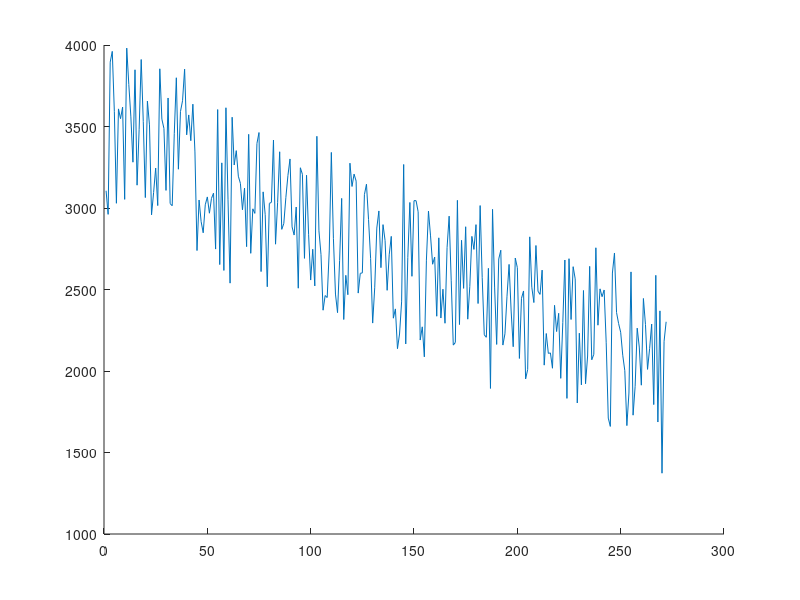

MATLAB code for this plot: (Note: this script raises an error after producing the figure.)
%% Caffeine Reaction Times Plot %%

% Project Summary:
    % This project analyzed the relationship between caffeine and reaction
    % times. Three participants were exposed to three different levels of
    % caffeine (in milligrams): 400 mg, 200 mg, and a control participant
    % that was not exposed to any caffeine. 
    
% Script Summary:
    % The purpose of this script is to import the data gathered from the
    % experiment described above, remove invalid trials, and then plot 
    % the valid data into a trace plot. This trace plot will serve as the
    % only output.

% Author:           Mystery (Wo)Man        
% Contact Email:    mystery(wo)man@nyu.edu
% Date Created:     06/08/2019 (mm/dd/yyyy)

% Revision History (date format: mm/dd/yyyy)

% Revision #: Original
% Date              % Author        % Description
% 06/08/2019        % M. (Wo)Man    % Script was created

%% 0 ~ Loading the Data & Intializing Variables

% 0.a ~ Tabula Rasa
clear all   % Clear memory
close all   % Close open figures
clc         % Clear command window

% 0.b ~ Load Data into Workspace
load('Assignment1_data.mat')

% The Variables Being Loaded:
    % Participant response times (in ms) when exposed to different
    % conditions are captured in the below variables:
        % data_caffeine_200     = response times when exposed to 200mgs of caffeine 
        % data_caffeine_400     = response times when exposed to 400mgs of caffeine
        % data_caffeine_control = response times from the control group
    % In order to control for participant anticipation effects, the
    % experimenter randomized the onset of stimulus (aka 'trigger times'). This 
    % measure (in ms) was captured in the below variables:
        % stimTime_caffeine_200     = stimulus presentation delay for 200mg condition
        % stimTime_caffeine_400     = stimulus presentation delay for 400mg condition
        % stimTime_caffeine_control = stimulus presentation delay for the control condition

% 0.c ~ Set up prior variables
numTrials   = 300       ;   % The total amount of trials

% 0.d ~ Graphing Variables - Properties for the final plot
lW          = 1         ;   % Line width for each trace line in final graph
fS          = 14        ;   % General fontsize for final graph
startPoint  = 0         ;   % Start point for x-axis in final graph
xhair       = 5         ;   % x-axis graphing property to add space between plotted lines and graph edge
yhair       = 250       ;   % y-axis graphing property to add space between plotted lines and graph edge

%% 1 Compute Reaction Times (per trial and participant)

% As the experimenter randomized the onset of stimulus
% presentation, sometimes the participant "jumped the gun" reacting
% before the stimulus had even been presented. By removing the the
% stimulus onset time, we can see the participants real reaction times.

% 1.a ~ General Reaction Time (RT) Variable Form
    % reactionTimeXXX = overall response time (for given trial) - time delay of stimulus trigger  

reactionTime200     = data_caffeine_200 - stimTime_caffeine_200 ;   % For 200mg participant/condition
reactionTime400     = data_caffeine_400 - stimTime_caffeine_400 ;   % For 400mg participant/condition
reactionTimeControl = data_control - stimTime_control           ;   % For control participant/condition

%% 2 Identifying Valid Trials

% Because participants may have responded before the presentation of the
% stimulus, we define invalid responses as those that are negative in
% value (after removing the onset delay). Thus, this section of the script 
% pulls out the reaction times that are positive in value and places them 
% into a new data structure.

% 2.a ~ Create a loop to place the valid trials into a new data structure.

% Explaining the below loop step-by-step: 
    % 0. Before the loop, create a matrix ('conditionMatrix') which holds all
    % observed trials. Rows = Trials. Columns = different conditions/participants.
    % 1. Start a 'for' loop which iterates over this matrix - i.e. each step is
    % one of the columns (participants/conditions) in the matrix.
    % 2. Create an 'if' statement within this loop. This statement selects the
    % condition (column) of the matrix.
    % 3. Once the 'if' condition is met, the following line creates a logical
    % array of 1's and 0's and uses it as an indexing array on the column of
    % trials. I.e. - it places only the positive reaction times into the new
    % data structure.

conditionMatrix = [reactionTime200, reactionTime400, reactionTimeControl];  % Create a matrix to iterate over which holds all observed trials. Rows = Trials. Columns = different conditions/participants.

for cc = conditionMatrix                    % Iterate over each condition
   if cc == reactionTime200                 % If reactionTime200
       validTrials200 = cc (cc > 0);        % Then pull out only the positive (valid) reaction times
    
   elseif cc == reactionTime400             % If reactionTime400
       validTrials400 = cc (cc > 0);        % Then pull out only the positive (valid) reaction times
  
   else                                     % If reactionTimeControl
       validTrialsControl = cc (cc > 0);    % Then pull out only the positive (valid) reaction times
   end
end

%% 3 Check The Data

% In order to verify that our newly created "validTrials" variables are
% correct, we implement a check. In order to do this we utilize a simple
% ground truth.

% 3.a ~ Ground Truth = There should be no negative values held in the
% "validTrials" variables. 
    % To check this, we simply pass a logical test on each variable (are
    % there any negative values in the variable) and then sum take the sum
    % of the entire logical array. The result should deliver a value of
    % zero if there are no negative values (i.e. the invalid trials have
    % been removed).
    
check1 = sum(validTrials200 < 0)        ;
check2 = sum(validTrials400 < 0)        ;
check3 = sum(validTrialsControl < 0)    ;

% 3.b ~ Create 'If' statements which display user friendly output confirming 
% whether or not the above check was successful:

if check1 == 0 && check2 == 0 && check3 == 0    % If all checks  = 0 (as they should, then display the below message.)
    disp('You''re check has confirmed that the "validTrials" variables include only valid trials.')
else                                            % If not, display the message below.
    disp('Please recheck the creation of the "validTrials" variables, there seems to be a problem.')
end
    
%% 4 Plot Valid Data
% Now that valid reaction time (rt) data has been separated from invalid
% data, and we have double checked it has been done properly, this data
% will be plotted.

% 4.a ~ Open a canvas

rtFigure = figure ;  % Open a figure named "rtFigure"
hold on              % Keep this figure open

% 4.b ~ Create a "Trials Variable" (serves as the x-axis values for all plots)

% Create a "trials variable" that is the correct number of trials - not
% 300 - as we have removed some invalid observations. NOTE: All participants
% had an equal number of invalid trials, so only one trial variable is
% necessary.

validNumTrials = 1:length(validTrials200)               ; % Trials variable 

% 4.c ~ Create Trace Lines and set their properties

plot200mg               = plot(validNumTrials, validTrials200)      ; % Plot valid trials for the 200 mg condition
plot200mg.Color         = 'b'                                       ; % Make the line blue
plot200mg.LineWidth     = lW                                        ; % Set line width to 1
plot400mg               = plot(validNumTrials, validTrials400)      ; % Plot valid trials for the 400 mg condition
plot400mg.Color         = 'r'                                       ; % Make the line red
plot400.LineWidth       = lW                                        ; % Set line width to 1
plotControl             = plot(validNumTrials, validTrialsControl)  ; % Plot valid trials for control condition
plotControl.Color       = 'k'                                       ; % Make the line black
plotControl.LineWidth   = lW                                        ; % Set line width to 1

% 4.d ~ Graph customizations

xlabel('Valid Trials')                                          ;   % X-axis label
ylabel('Reaction Time (ms)')                                         ;   % Y-axis label
title('Reaction Time as a Function of Caffeine Consumption')    ;   % Title of graph
legend( '200mg', '400mg', 'Control', 'Location', 'EastOutside') ;   % Legend description and location
xlim([startPoint length(validTrials200) + xhair])               ;   % Limit of x-axis = 0 to 277
ylim([startPoint max(validTrialsControl) + yhair])              ;   % Limit of x-axis = 0 to 4297 (4297 = 250 ms greater than the largest recorded observation)
set(gca,'Xtick',startPoint:25:(length(validTrials200) + xhair)) ;   % Set x-axis tic marks. 0 to 275 (increasing by 25) 
set(gca,'FontSize', fS)                                         ;   % Setting font size for all graph labels to 14
set(gca,'TickDir', 'out')                                       ;   % Setting tick marks to be outside of graph

%% 5 Save All Variables

savefig(rtFigure, 'validTrialsFigure.fig')  ; % Save a figure file
save('validTrialsWorkspace.mat')            ; % Save the workspace






